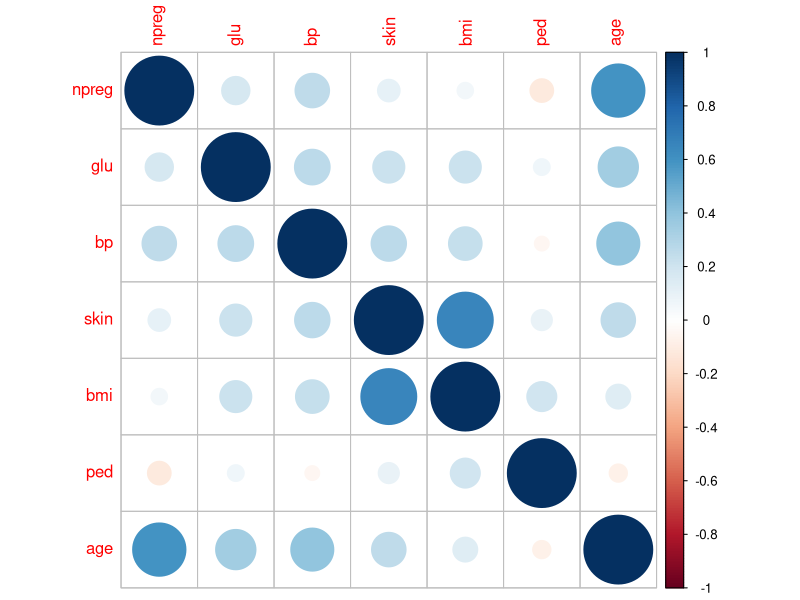
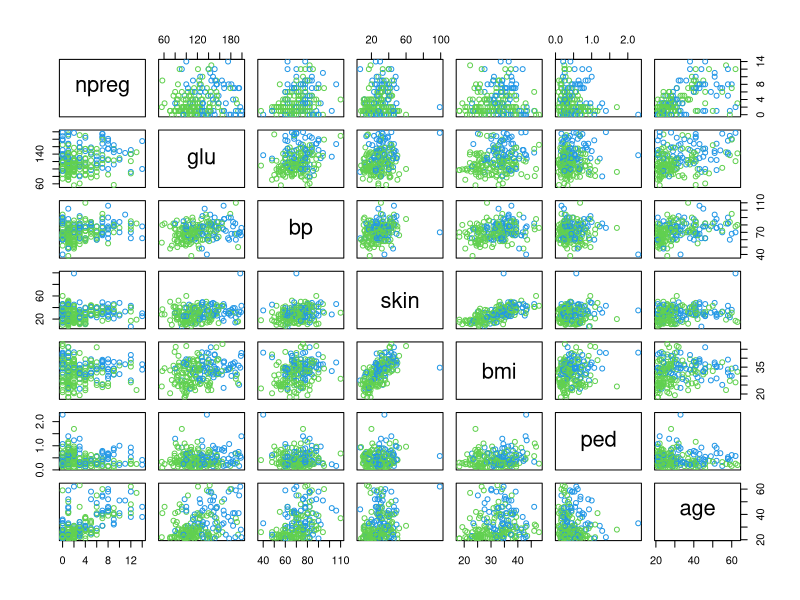
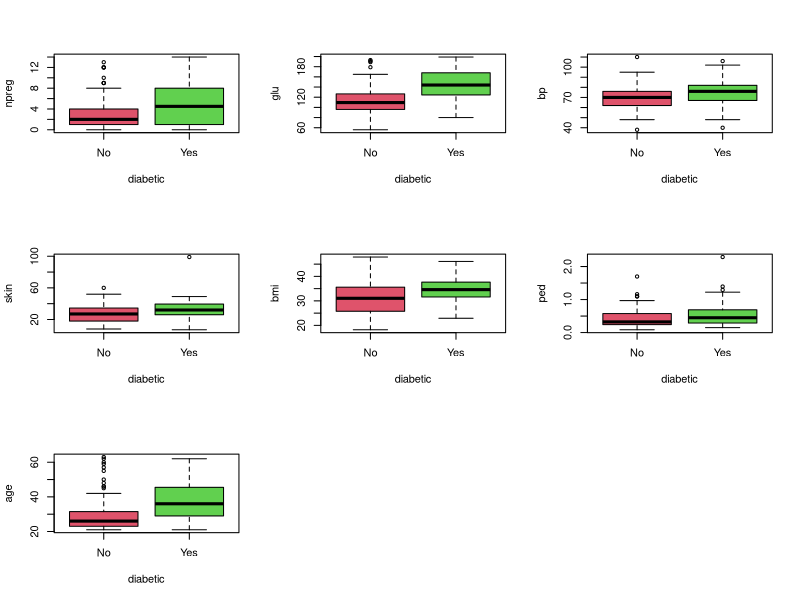
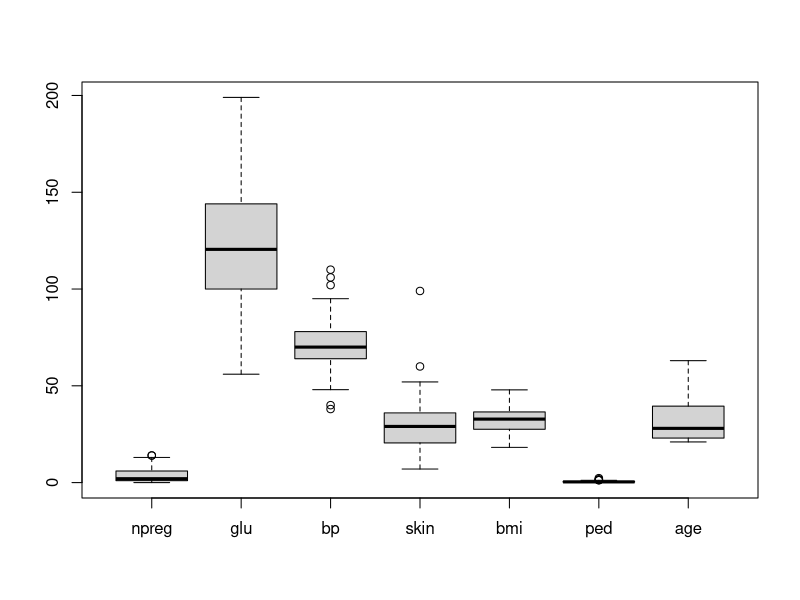
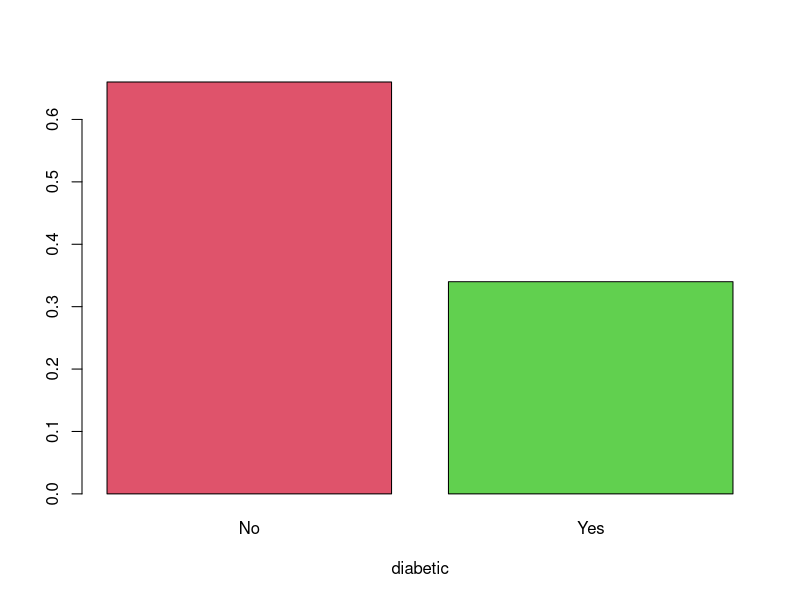
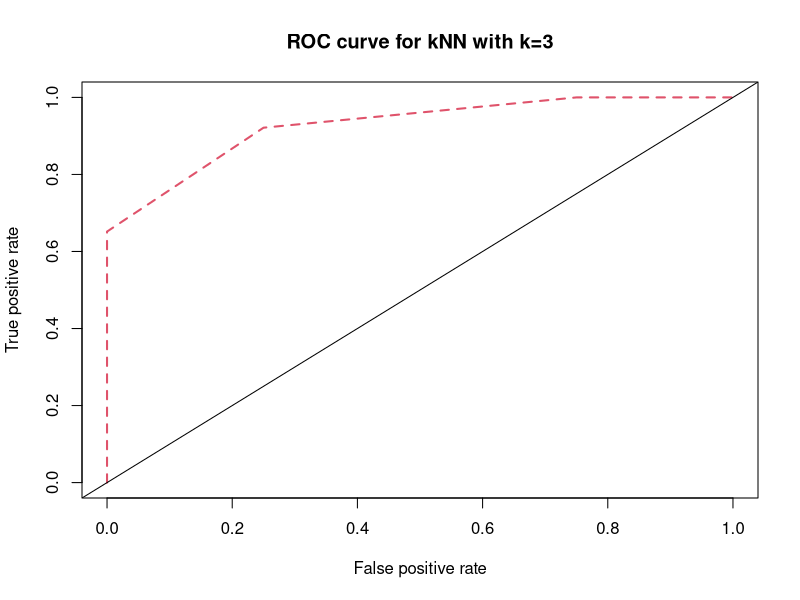
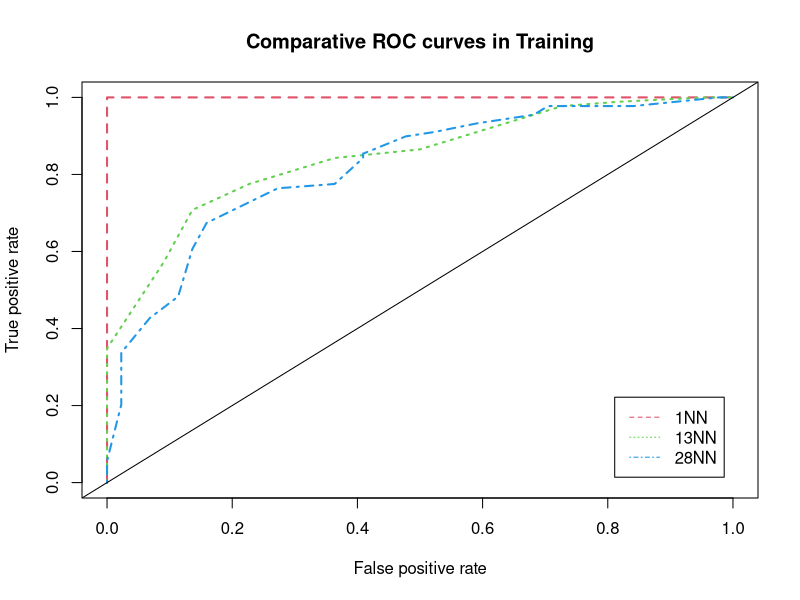
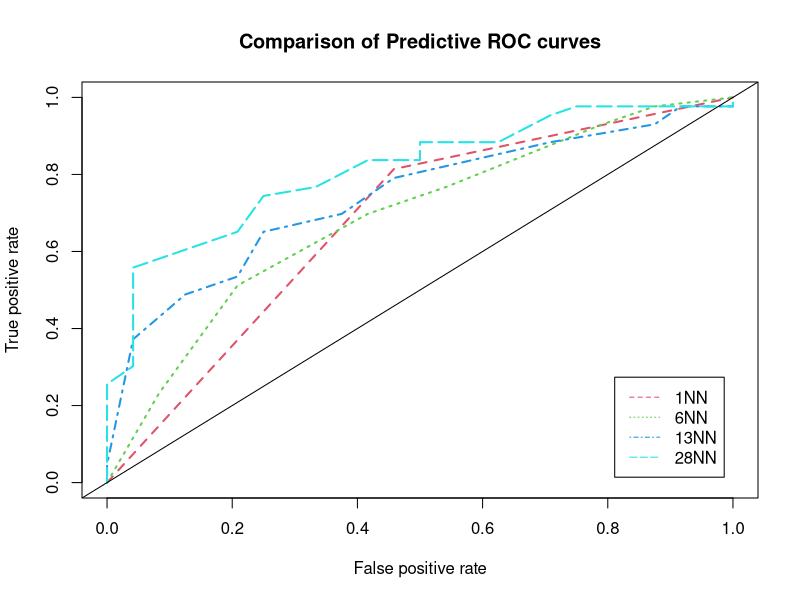

These charts were generated, in order, by the following R code:
# Load libraries - mlbench still not working
library(class)
library(MASS)
library(kernlab)
#library(mlbench)
library(reshape2)
library(ROCR)
library(ggplot2)

# Load data
xy <- '/Users/Jake/Google Drive/RIT/STAT.747 - Principles Stats Data Mining/Data/PimaIndiansDiabetes.csv'        # Store data in xy frame
xy <- Pima.tr

# First/last 6
head(xy)
tail(xy)

# Data types
str(xy)

# Latex table of data
library(xtable)
xtable(head(xy))

# Set dimensions
n   <- nrow(xy)       # Sample size
p   <- ncol(xy) - 1   # Dimensionality of the input space
pos <- p+1            # Position of the response
x   <- xy[,-pos]      # Data matrix: n x p matrix
y   <- xy[, pos]      # Response vector

# Correlation plot
library(corrplot)
corrplot(cor(x))

# Pairwise plots
plot(x, col = as.numeric(y) + 2)

# Each variable alone
par(mfrow = c(3, 3))
for(j in 1:p)
{
  boxplot(x[,j]~y, col = 2:3, ylab = colnames(x)[j], xlab = 'diabetic')
}

# Look at all variables
par(mfrow = c(1, 1))
boxplot(x)

# Distribution of response
par(mfrow = c(1, 1))
barplot(prop.table(table(y)), col = 2:3, xlab = 'diabetic')

# Change labels for ROC
xy[,pos]  <- as.factor(ifelse(xy[,pos] == unique(xy[,pos])[1], 1, 0))
y         <- as.factor(ifelse(y == unique(y)[1], 1, 0))

# Split data
set.seed (19671210)   # Set seed for random number generation to be reproducible

epsilon <- 1/3               # Proportion of observations in the test set
nte     <- round(n * epsilon)  # Number of observations in the test set
ntr     <- n - nte

id.tr   <- sample(sample(sample(n)))[1:ntr]
id.te   <- setdiff(1: n, id.tr)

# 9 nearest neighbors
k        <- 9
y.te     <- y[id.te]                                 # True responses in test set
y.te.hat <- knn(x[id.tr,], x[id.te,], y[id.tr], k = k) # Predicted responses in test set

conf.mat.te <- table(y.te, y.te.hat)
conf.mat.te

# 1 nearest neighbor
k        <- 1
y.tr     <- y[id.tr]                                 # True responses in test set
y.tr.hat <- knn(x[id.tr,], x[id.tr,], y[id.tr], k = k) # Predicted responses in test set

conf.mat.tr <- table(y.tr, y.tr.hat)
conf.mat.tr

# ROC curve
library(ROCR)

y.roc <- y # as.factor(ifelse(y=='Yes',0,1))

kNN.mod <- class::knn(x[id.tr,], x[id.tr,], y.roc[id.tr], k = 3, prob = TRUE)
prob    <- attr(kNN.mod, 'prob')
prob    <- 2 * ifelse(kNN.mod == "0", 1-prob, prob) - 1

pred.knn <- prediction(prob, y.roc[id.tr])
perf.knn <- performance(pred.knn, measure = 'tpr', x.measure = 'fpr')

plot(perf.knn, col = 2, lwd = 2, lty = 2,
     main = paste('ROC curve for kNN with k=3'))
abline(a = 0, b = 1)

# Based on training set?
y.roc <- y #as.factor(ifelse(y=='Yes',0,1))

kNN.mod <- class::knn(x[id.tr,], x[id.tr,], y.roc[id.tr], k = 1, prob = TRUE)
prob    <- attr(kNN.mod, 'prob')
prob    <- 2*ifelse(kNN.mod == "0", 1-prob, prob) - 1

pred.1NN <- prediction(prob, y.roc[id.tr])
perf.1NN <- performance(pred.1NN, measure = 'tpr', x.measure = 'fpr')

kNN.mod <- class::knn(x[id.tr,], x[id.tr,], y.roc[id.tr], k = 13, prob = TRUE)
prob    <- attr(kNN.mod, 'prob')
prob    <- 2*ifelse(kNN.mod == "0", 1-prob, prob) - 1

pred.13NN <- prediction(prob, y.roc[id.tr])
perf.13NN <- performance(pred.13NN, measure = 'tpr', x.measure = 'fpr')

kNN.mod <- class::knn(x[id.tr,], x[id.tr,], y.roc[id.tr], k = 28, prob = TRUE)
prob    <- attr(kNN.mod, 'prob')
prob    <- 2*ifelse(kNN.mod == "0", 1-prob, prob) - 1

pred.28NN <- prediction(prob, y.roc[id.tr])
perf.28NN <- performance(pred.28NN, measure = 'tpr', x.measure = 'fpr')

plot(perf.1NN, col = 2, lwd = 2, lty = 2,
     main = paste('Comparative ROC curves in Training'))
plot(perf.13NN, col = 3, lwd = 2, lty = 3, add = TRUE)
plot(perf.28NN, col = 4, lwd = 2, lty = 4, add = TRUE)
abline(a = 0,b = 1)
legend('bottomright', inset = 0.05, c('1NN','13NN', '28NN'),
       col = 2:4, lty = 2:4)

# Test set
y.roc <- y #as.factor(ifelse(y=='Yes',0,1))

kNN.mod <- class::knn(x[id.tr,], x[id.te,], y.roc[id.tr], k = 1, prob = TRUE)
prob    <- attr(kNN.mod, 'prob')
prob    <- 2*ifelse(kNN.mod == "0", 1-prob, prob) - 1

pred.1NN <- prediction(prob, y.roc[id.te])
perf.1NN <- performance(pred.1NN, measure = 'tpr', x.measure = 'fpr')

kNN.mod <- class::knn(x[id.tr,], x[id.te,], y.roc[id.tr], k = 6, prob = TRUE)
prob    <- attr(kNN.mod, 'prob')
prob    <- 2*ifelse(kNN.mod == "0", 1-prob, prob) - 1

pred.6NN <- prediction(prob, y.roc[id.te])
perf.6NN <- performance(pred.6NN, measure = 'tpr', x.measure = 'fpr')

kNN.mod <- class::knn(x[id.tr,], x[id.te,], y.roc[id.tr], k = 13, prob = TRUE)
prob    <- attr(kNN.mod, 'prob')
prob    <- 2*ifelse(kNN.mod == "0", 1-prob, prob) - 1

pred.13NN <- prediction(prob, y.roc[id.te])
perf.13NN <- performance(pred.13NN, measure = 'tpr', x.measure = 'fpr')

kNN.mod <- class::knn(x[id.tr,], x[id.te,], y.roc[id.tr], k = 28, prob = TRUE)
prob    <- attr(kNN.mod, 'prob')
prob    <- 2*ifelse(kNN.mod == "0", 1-prob, prob) - 1

pred.28NN <- prediction(prob, y.roc[id.te])
perf.28NN <- performance(pred.28NN, measure = 'tpr', x.measure = 'fpr')

plot(perf.1NN, col = 2, lwd = 2, lty = 2,
     main = paste('Comparison of Predictive ROC curves'))
plot(perf.6NN, col = 3, lwd = 2, lty = 3, add = TRUE)
plot(perf.13NN, col = 4, lwd = 2, lty = 4, add = TRUE)
plot(perf.28NN, col = 5, lwd = 2, lty = 5, add = TRUE)
abline(a = 0,b = 1)
legend('bottomright', inset = 0.05, c('1NN','6NN','13NN', '28NN'),
       col = 2:5, lty = 2:5)
